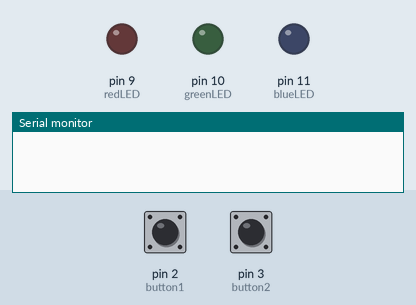
This sketch was run on a simulated Arduino Uno, built with avr-gcc and run on an emulated ATmega328P. On the bench: output pins drawn as LEDs (lit = HIGH), the last lines printed to the serial monitor. The test bench sets the inputs (shaded band); at power-on: pin 3 (button2) HIGH, pin 2 (button1) HIGH.

Above: at 1.2 s.
1.3 s: pin 3 (button2) pulled LOW for 0.15 s
At 2.7 s:
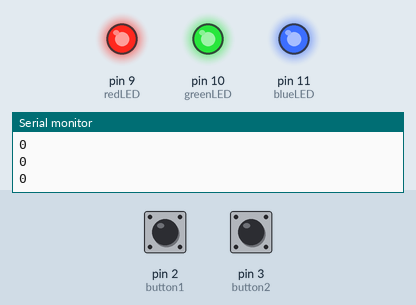
3.8 s: pin 2 (button1) pulled LOW for 0.15 s
At 5.0 s:
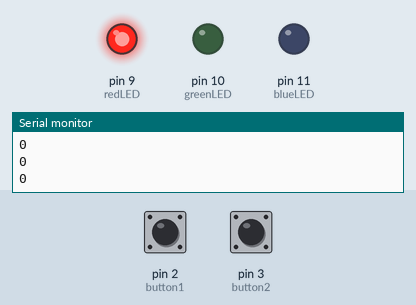
5.4 s: pin 2 (button1) pulled LOW for 1 s
At 6.2 s:
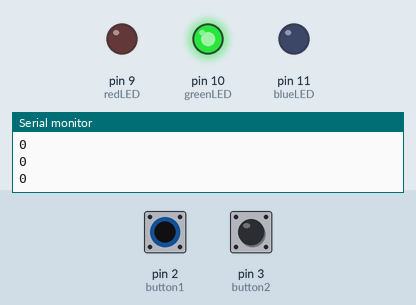
7.9 s: pin 2 (button1) pulled LOW for 0.15 s
At 9.1 s:
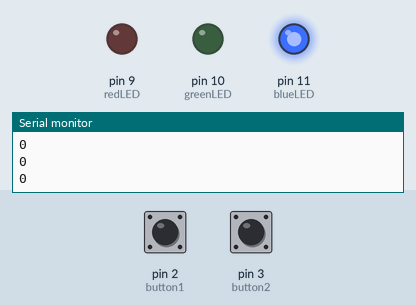
9.5 s: pin 2 (button1) pulled LOW for 3.2 s
At 10.6 s:
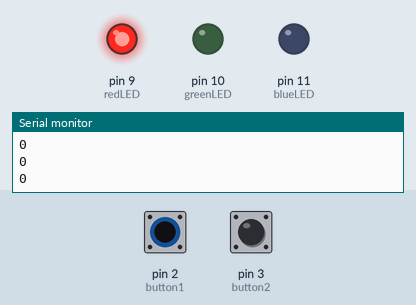
14.2 s: pin 3 (button2) pulled LOW for 1 s
At 16.1 s:
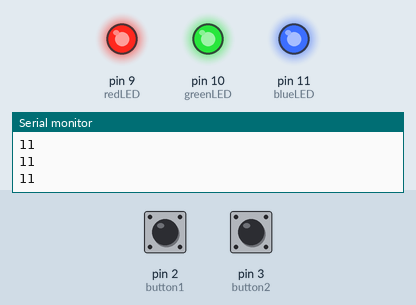
Timing chart, 0 to 17.6 s (numbered marks = the images above; inputs shaded):
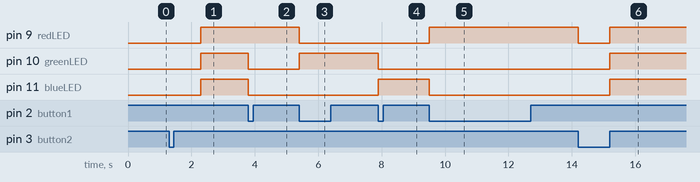

The sketch:

Question7Lab1.ino
```cpp
//set pins
const int redLED = 9;
const int greenLED = 10;
const int blueLED = 11;
const int button1 = 2;
const int button2 = 3;
//set arrays
int array1[10] = {1, 2, 3, 4, 5, 6, 7, 8, 9, 10};
int array2[10] = {10, 9, 8, 7, 6, 5, 4, 3, 2, 1};
int resultArray[10];

int operation = 0;
bool lastButton1State = HIGH, lastButton2State = HIGH;
//sets pinmode
void setup() {
  pinMode(redLED, OUTPUT);
  pinMode(greenLED, OUTPUT);
  pinMode(blueLED, OUTPUT);
  pinMode(button1, INPUT_PULLUP);
  pinMode(button2, INPUT_PULLUP);
  Serial.begin(9600);
}

void loop() {
  //logic for button1
  bool currentButton1State = digitalRead(button1);
  if (currentButton1State == LOW && lastButton1State == HIGH) {
    operation = (operation % 3) + 1;
    updateLEDs();
    delay(200);
  }
  lastButton1State = currentButton1State;
  //logic for button2
  bool currentButton2State = digitalRead(button2);
  if (currentButton2State == LOW && lastButton2State == HIGH) {
    applyOperation();
    delay(200);
  }
  lastButton2State = currentButton2State;
}
//function to update the LED'S
void updateLEDs() {
  digitalWrite(redLED, operation == 1);
  digitalWrite(greenLED, operation == 2);
  digitalWrite(blueLED, operation == 3);
}
//functio to apply operations
void applyOperation() {
  for (int i = 0; i < 10; i++) {
    if (operation == 1) resultArray[i] = array1[i] + array2[i];
    else if (operation == 2) resultArray[i] = array1[i] - array2[i];
    else if (operation == 3) resultArray[i] = array1[i] * array2[i];
  }
  //loops results and LEDS
  Serial.println("Results:");
  for (int i = 0; i < 10; i++) Serial.println(resultArray[i]);
  digitalWrite(redLED, LOW);
  digitalWrite(greenLED, LOW);
  digitalWrite(blueLED, LOW);
  delay(1000);
  digitalWrite(redLED, HIGH);
  digitalWrite(greenLED, HIGH);
  digitalWrite(blueLED, HIGH);
}
```

Measured:
- after the input at 1.3 s, pin 9 (redLED), pin 10 (greenLED), pin 11 (blueLED): LOW → HIGH after 1.0 s
- after the input at 3.8 s, pin 10 (greenLED), pin 11 (blueLED): HIGH → LOW at once
- after the input at 5.4 s, pin 9 (redLED): HIGH → LOW at once; pin 10 (greenLED): LOW → HIGH at once
- after the input at 7.9 s, pin 10 (greenLED): HIGH → LOW at once; pin 11 (blueLED): LOW → HIGH at once
- after the input at 9.5 s, pin 9 (redLED): LOW → HIGH at once; pin 11 (blueLED): HIGH → LOW at once
- after the input at 14.2 s, pin 9 (redLED): HIGH → LOW at once, → HIGH 1.0 s later; pin 10 (greenLED), pin 11 (blueLED): LOW → HIGH after 1.0 s
